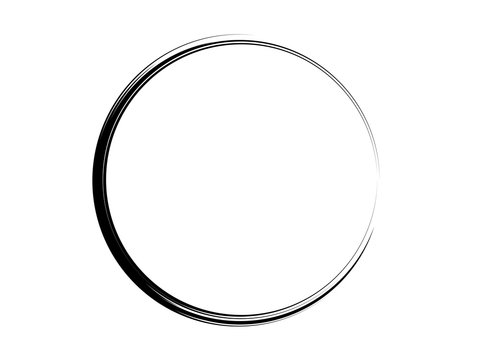
#> input picture projekt/Circle_Center_Detection/360_F_251027105_S0c356N68e2y9RMJ4BKJmxhl5IpyBH9U.jpg, 480 x 360 px; its folder holds only this picture in this run
$ python proces_data.py
#> lines starting #> are read from the running program, lines starting #| are printed output that depends on the picture; after the words box and inside, x2 and y2 are one past the last pixel; in counts of white or black regions, pixels touching at a corner belong together
import os
import cv2
import sys
import numpy as np
from skimage.feature import hog
import matplotlib.pyplot as plt
from skimage import data, exposure
from scipy import ndimage
from scipy.signal import convolve2d
import itertools
from scipy.spatial.distance import cdist
import argparse

def detect_circles_with_hough(img, hough_img=None):
    img = img.copy()
    h_img = hough_img
    if h_img is None:
        h_img = img
    h_img = cv2.cvtColor(h_img, cv2.COLOR_BGR2GRAY)

    circles = cv2.HoughCircles(h_img, cv2.HOUGH_GRADIENT, 1, 10,
                              param1=30, param2=90, minRadius=2, maxRadius=80)
    if circles is None:
        return None, [0, 0]
    centers = circles[0, :, :2]
    average_center = np.mean(centers, axis=0).astype(np.int16)
    radius = int(np.mean(circles[0, :, 2]))
    cv2.circle(img, tuple(average_center), 0, (0, 0, 255), 2)
    cv2.circle(img, tuple(average_center), radius, (0, 255, 0), 1)
    return img, average_center

def average_surroundings(img, col, row):
    surrounding_pixels = img[max(0, col-1):col+2, max(0, row-1):row+2]
    mask = np.all(surrounding_pixels == surrounding_pixels[0, 0], axis=-1)
    new_pixel = np.mean(surrounding_pixels[mask], axis=0)
    return tuple(new_pixel.astype(np.uint8))

def remove_cross(image):
    new_image = np.copy(image)
    for col in range(new_image.shape[0]):
        for row in range(new_image.shape[1]):
            pixel = new_image[col, row]
            if not np.all(pixel == pixel[0]):
                new_image[col, row] = average_surroundings(new_image, col, row)
    return new_image

def apply_hog(image, pixels=(32, 32)):
    new_image = image.copy()
    fd, hog_image = hog(new_image, orientations=16, pixels_per_cell=pixels,
                    cells_per_block=(1, 1), visualize=True, channel_axis=-1)

    hog_image_rescaled = exposure.rescale_intensity(hog_image, in_range=(0, 10))
    hog_image_rescaled_with_dim = np.expand_dims(hog_image_rescaled, axis=-1)  # add third dimension
    hog_image_rescaled_with_dim = np.repeat(hog_image_rescaled_with_dim, 3, axis=-1)
    hog_image_rescaled = hog_image_rescaled_with_dim * 255.0
    hog_image_rescaled = hog_image_rescaled.astype(np.uint8)

    return hog_image_rescaled

def find_farthest_points(image):
    # Get the coordinates of all white pixels in the image
    white_pixels = np.argwhere(np.all(image == [255, 255, 255], axis=-1))

    if len(white_pixels) < 2:
        return([0, 0], [0, 0], [0, 0])

    # Compute pairwise distances between white pixels
    dist_matrix = cdist(white_pixels, white_pixels)

    # Find the pair of white pixels with the largest distance
    max_dist_idx = np.unravel_index(np.argmax(dist_matrix), dist_matrix.shape)
    return (white_pixels[max_dist_idx[0]], white_pixels[int(max_dist_idx[1]/2)], white_pixels[max_dist_idx[1]])


def find_circle_center(p1, p2, p3):
    if (p2[1] - p1[1]) == 0 or (p3[1] - p2[1]) == 0:
        return  np.array([0, 0])
    # Calculate the perpendicular bisectors of the sides
    mid12 = (p1 + p2) / 2
    mid23 = (p2 + p3) / 2
    slope12 = -(p2[0] - p1[0]) / (p2[1] - p1[1])
    slope23 = -(p3[0] - p2[0]) / (p3[1] - p2[1])
    intercept12 = mid12[1] - slope12 * mid12[0]
    intercept23 = mid23[1] - slope23 * mid23[0]
    x = (intercept23 - intercept12) / (slope12 - slope23)
    y = slope12 * x + intercept12
    return np.array([x, y])

def show(name,img):
    cv2.namedWindow(name)
    cv2.moveWindow(name, 10,40)
    cv2.imshow(name,img)

def find_ceter(img_file, show_i=False):
#> called with show_i = False
    img = cv2.imread(img_file)
#> img is the input picture: shape (360, 480, 3); min 0, max 255, mean 246.9
    no_cross =  remove_cross(img)

    edges = cv2.Canny(no_cross, 40, 40)
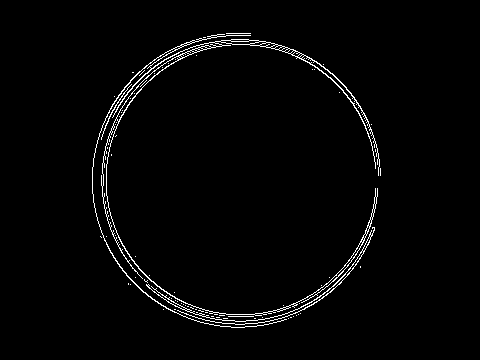
#> edges: shape (360, 480); 2.1% white in thin lines or dots, all inside (x1, y1, x2, y2) = (92, 33, 381, 328)
    edges_no_cross = np.expand_dims(edges, axis=-1)
    edges_no_cross = np.repeat(edges_no_cross, 3, axis=-1)

    hog_32 = apply_hog(no_cross, pixels=(32, 32))
#> in apply_hog, `fd, hog_image = hog(new_image, orientations=16, pixels_per_cell=pixels..`:
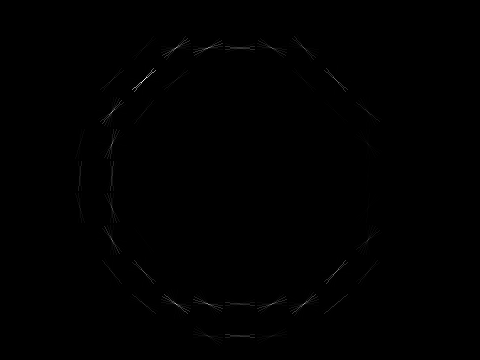
#> hog_image: shape (360, 480) float64; min 0, max 94.33, mean 0.2; drawn with min black and max white
#> in apply_hog, `fd, hog_image = hog(new_image, orientations=16, pixels_per_cell=pixels..`: fd = 2640 values, max 1 at index 104, min 0 at index 0, mean 0.0437
    hog_16 = apply_hog(no_cross, pixels=(16, 16))
    hog_8 = apply_hog(no_cross, pixels=(8, 8))

    hog_img = cv2.add(cv2.add(hog_32, hog_16, hog_8), edges_no_cross.copy())

    to_find = cv2.subtract(no_cross, hog_img)
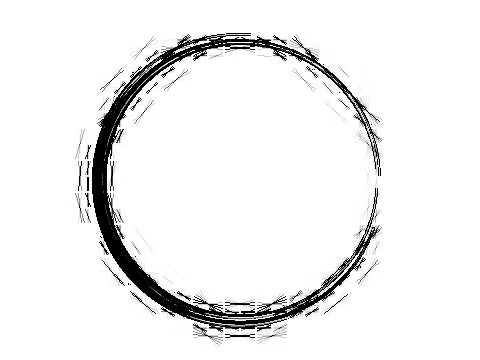
#> to_find: shape (360, 480, 3); min 0, max 255, mean 238.8
    hough, center = detect_circles_with_hough(no_cross, to_find)
#> in detect_circles_with_hough, `circles = cv2.HoughCircles(h_img, cv2.HOUGH_GRADIENT, 1, 10, param1=30..`: circles = None
#> center = [0, 0]
    if hough is not None:
        if show_i:
            images = np.concatenate((hog_img, hough), axis=1)
            show(img_file, images)
        return center

    hog_48 = apply_hog(no_cross, pixels=(48, 48))
#> call 4 of apply_hog, with pixels = (48, 48)
#> in apply_hog (call 4), `fd, hog_image = hog(new_image, orientations=16, pixels_per_cell=pixels..`: fd = 1120 values, max 1 at index 608, min 0 at index 0, mean 0.062
#> in apply_hog (call 4), `hog_image_rescaled = exposure.rescale_intensity(hog_image, in_range=(0..`:
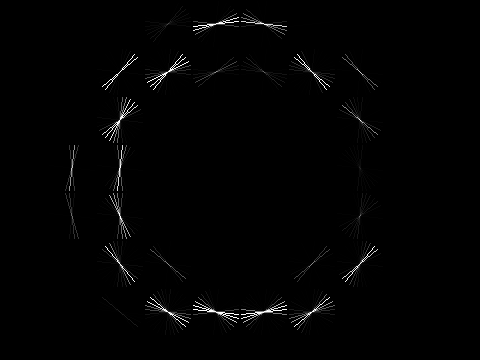
#> hog_image_rescaled: shape (360, 480) float64; min 0, max 1, mean 0.0106
    hog_24 = apply_hog(no_cross, pixels=(24, 24))
#> in apply_hog (call 5), `fd, hog_image = hog(new_image, orientations=16, pixels_per_cell=pixels..`: fd = 4800 values, max 1 at index 424, min 0 at index 0, mean 0.0355
#> in apply_hog (call 5), `hog_image_rescaled = exposure.rescale_intensity(hog_image, in_range=(0..`:
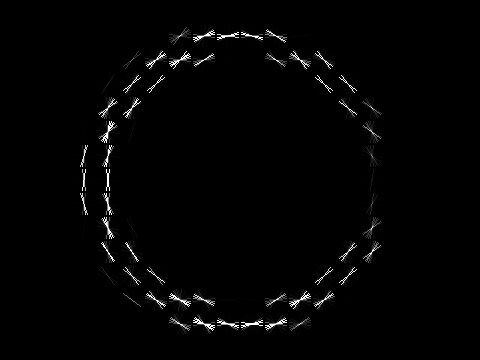
#> hog_image_rescaled: shape (360, 480) float64; min 0, max 1, mean 0.0146
    hog_12 = apply_hog(no_cross, pixels=(12, 12))

    hog_img = cv2.add(cv2.add(hog_48, hog_24, hog_12), edges_no_cross.copy())
    to_find = cv2.subtract(no_cross, hog_img)
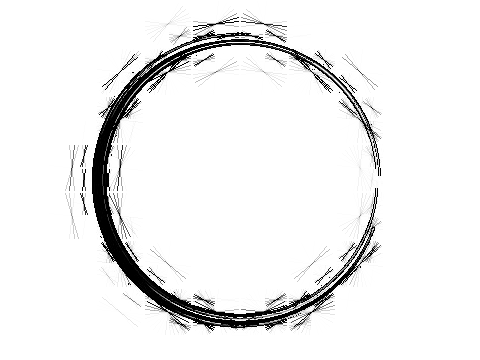
#> to_find: shape (360, 480, 3); min 0, max 255, mean 239
    hough, center = detect_circles_with_hough(no_cross, to_find)
    if hough is not None:
        if show_i:
            images = np.concatenate((hog_img, hough), axis=1)
            show(img_file, images)
        return center

    hog_64 = apply_hog(no_cross, pixels=(64, 64))

    hog_img = cv2.add( cv2.add(hog_64, hog_32),  cv2.add(hog_16, hog_8), edges_no_cross.copy())
    to_find = cv2.subtract(no_cross, hog_img)
    hough, center = detect_circles_with_hough(no_cross, to_find)
    if hough is not None:
        if show_i:
            images = np.concatenate((hog_img, hough), axis=1)
            show(img_file, images)
        return center

    hough, center = detect_circles_with_hough(no_cross, edges_no_cross.copy())
    if hough is not None:
        if show_i:
            images = np.concatenate((edges_no_cross.copy(), hough), axis=1)
            show(img_file, images)
        return center

    if hough is None:

        kernel = cv2.getStructuringElement(cv2.MORPH_RECT, (3, 3))
        kernel2 = cv2.getStructuringElement(cv2.MORPH_ELLIPSE, (3, 3))
        img_dilation2 = cv2.dilate(edges_no_cross.copy(), kernel2, iterations=3)
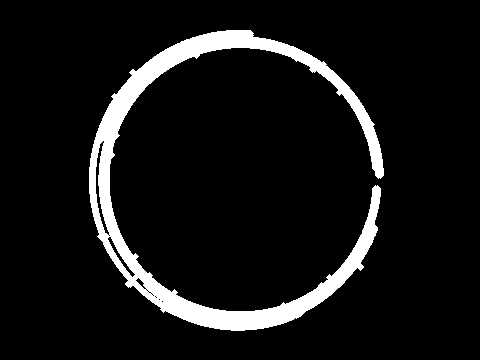
#> img_dilation2: shape (360, 480, 3); 8.1% white; 1 white region, box (x1, y1, x2, y2) and area: (89, 30, 384, 331) 14044
        img_erosion2 = cv2.erode(img_dilation2, kernel, iterations=2)
        img_dilation3 = cv2.dilate(img_erosion2, kernel, iterations=100)
        img_erosion3 = cv2.erode(img_dilation3, kernel, iterations=99)

        edges = cv2.Canny(cv2.subtract(no_cross, img_erosion3), 50, 150)
        edges_with_diml = np.expand_dims(edges, axis=-1)
        edges_with_diml = np.repeat(edges_with_diml, 3, axis=-1)

        center = find_circle_center(*find_farthest_points(edges_with_diml))
#> in find_farthest_points, `white_pixels = np.argwhere(np.all(image == [255, 255, 255], axis=-1))`: white_pixels = 1006 pairs, first value 0 to 359, second value 0 to 479
#> in find_farthest_points, `max_dist_idx = np.unravel_index(np.argmax(dist_matrix), dist_matrix.sh..`: max_dist_idx = (487, 641)
#> in find_circle_center, `mid12 = (p1 + p2) / 2`: mid12 = [140.5, 268]
#> in find_circle_center, `mid23 = (p2 + p3) / 2`: mid23 = [179.5, 28.5]
#> in find_circle_center, `slope12 = -(p2[0] - p1[0]) / (p2[1] - p1[1])`: slope12 = -0.0592
#> in find_circle_center, `slope23 = -(p3[0] - p2[0]) / (p3[1] - p2[1])`: slope23 = 1.81
#> in find_circle_center, `intercept12 = mid12[1] - slope12 * mid12[0]`: intercept12 = 276.3
#> in find_circle_center, `intercept23 = mid23[1] - slope23 * mid23[0]`: intercept23 = -295.9
#> in find_circle_center, `x = (intercept23 - intercept12) / (slope12 - slope23)`: x = 306.6
#> in find_circle_center, `y = slope12 * x + intercept12`: y = 258.2
#> center = [306.6, 258.2]
        return center

if __name__ == '__main__':
    directory = 'Circle_Center_Detection'
    parser = argparse.ArgumentParser()
    parser.add_argument("-s", "--show", action='store_true', help="show images", default=False)
    args = parser.parse_args()

    for subdir, dirs, files in os.walk(directory):
        for file_name in files:
            img_file = os.path.join(subdir, file_name)
            print(f"in image {file_name} center is {find_ceter(img_file, show_i=args.show)}")

        if args.show:
            cv2.waitKey()
            cv2.destroyAllWindows()
